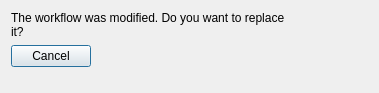
<?xml version="1.0" encoding="UTF-8"?>
<ui version="4.0">
 <class>gui::ModifiedDialog</class>
 <widget class="QDialog" name="gui::ModifiedDialog">
  <property name="windowModality">
   <enum>Qt::WindowModal</enum>
  </property>
  <property name="geometry">
   <rect>
    <x>0</x>
    <y>0</y>
    <width>379</width>
    <height>93</height>
   </rect>
  </property>
  <property name="windowTitle">
   <string>Clear Workflow?</string>
  </property>
  <property name="modal">
   <bool>true</bool>
  </property>
  <layout class="QFormLayout" name="formLayout">
   <item row="0" column="0">
    <widget class="QLabel" name="label">
     <property name="text">
      <string>The workflow was modified. Do you want to replace it?</string>
     </property>
     <property name="wordWrap">
      <bool>true</bool>
     </property>
    </widget>
   </item>
   <item row="1" column="0">
    <widget class="QDialogButtonBox" name="buttonBox">
     <property name="orientation">
      <enum>Qt::Horizontal</enum>
     </property>
     <property name="standardButtons">
      <set>QDialogButtonBox::Cancel</set>
     </property>
    </widget>
   </item>
  </layout>
 </widget>
 <resources/>
 <connections>
  <connection>
   <sender>buttonBox</sender>
   <signal>accepted()</signal>
   <receiver>gui::ModifiedDialog</receiver>
   <slot>accept()</slot>
   <hints>
    <hint type="sourcelabel">
     <x>248</x>
     <y>254</y>
    </hint>
    <hint type="destinationlabel">
     <x>157</x>
     <y>274</y>
    </hint>
   </hints>
  </connection>
  <connection>
   <sender>buttonBox</sender>
   <signal>rejected()</signal>
   <receiver>gui::ModifiedDialog</receiver>
   <slot>reject()</slot>
   <hints>
    <hint type="sourcelabel">
     <x>316</x>
     <y>260</y>
    </hint>
    <hint type="destinationlabel">
     <x>286</x>
     <y>274</y>
    </hint>
   </hints>
  </connection>
 </connections>
</ui>
